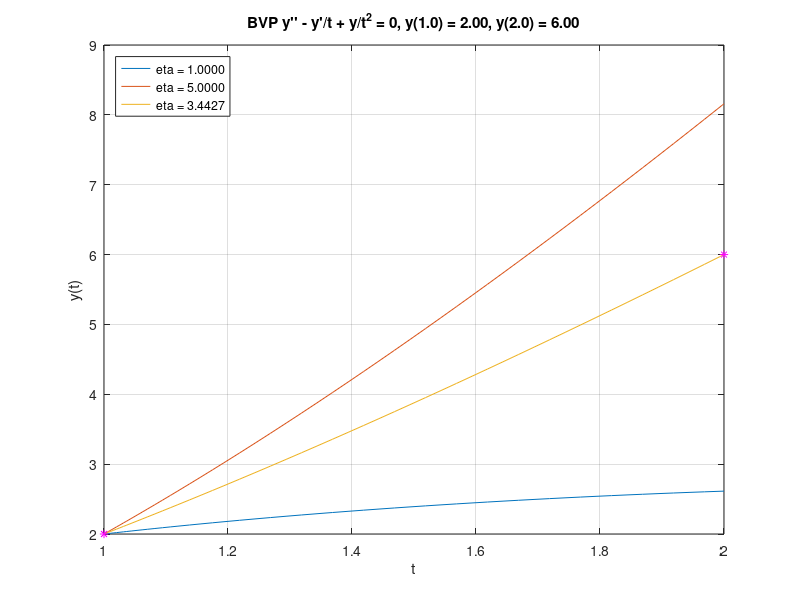

This figure's MATLAB source:
% MATH2089: File = exbvp.m
% Boundary value Problem
% Solve initial value problem y'' = f(t, y, y')
% on the interval [a, b] with
% boundary values y(a) = ya, y(b) = yb

format compact

% Define function f using an anonymous function
% As first order system x = [y, y']
f = @(t, x) [x(2); x(2)./t - x(1)./t.^2]
fstr = 'y'''' - y''/t + y/t^2 = 0';

% Interval
a = 1, b = 2

% Boundary values
ya = 2, yb = 6

% Set options for ode45
%opt = [];  % Default values RelTol = 1e-3, AbsTol = 1e-6
opt = odeset('RelTol', 1e-7, 'AbsTol', 1e-10);

% Solve using medium accuracy method with step-size control

% First guess for eta = y'(a)
eta1 = 1
[ts1, xs1] = ode45(f, [a, b], [ya; eta1], opt);
yb1 = xs1(end,1)

% Second guess for eta
eta2 = 5
[ts2, xs2] = ode45(f, [a, b], [ya; eta2], opt);
yb2 = xs2(end,1)

% Value of eta from linear interpolation between eta = 1, 5
eta3 = 3.4427
[ts3, xs3] = ode45(f, [a, b], [ya; eta3], opt);
yb3 = xs3(end,1)

% Plot solutions
plot(ts1,xs1(:,1), ts2,xs2(:,1), ts3,xs3(:,1), a,ya,'m*', b,yb,'m*');
grid on
xlabel('t')
ylabel('y(t)')
tstr= sprintf('BVP %s, y(%.1f) = %.2f, y(%.1f) = %.2f',fstr, a, ya, b, yb);
title(tstr)
lstr1 = sprintf('eta = %.4f',eta1);
lstr2 = sprintf('eta = %.4f',eta2);
lstr3 = sprintf('eta = %.4f',eta3);
legend(lstr1,lstr2,lstr3,'Location','NorthWest')
